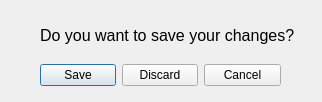
<?xml version="1.0" encoding="UTF-8"?>
<ui version="4.0">
 <class>Dialog</class>
 <widget class="QDialog" name="Dialog">
  <property name="geometry">
   <rect>
    <x>0</x>
    <y>0</y>
    <width>322</width>
    <height>102</height>
   </rect>
  </property>
  <property name="windowTitle">
   <string>Dialog</string>
  </property>
  <property name="whatsThis">
   <string notr="true"/>
  </property>
  <property name="sizeGripEnabled">
   <bool>false</bool>
  </property>
<widget class="QDialogButtonBox" name="buttonBox">
   <property name="geometry">
    <rect>
     <x>40</x>
     <y>50</y>
     <width>241</width>
     <height>51</height>
    </rect>
   </property>
   <property name="orientation">
    <enum>Qt::Horizontal</enum>
   </property>
   <property name="standardButtons">
    <set>QDialogButtonBox::Cancel|QDialogButtonBox::Discard|QDialogButtonBox::Save</set>
   </property>
  </widget>
  <widget class="QLabel" name="label">
   <property name="geometry">
    <rect>
     <x>40</x>
     <y>10</y>
     <width>271</width>
     <height>51</height>
    </rect>
   </property>
   <property name="font">
    <font>
     <family>Arial</family>
     <pointsize>12</pointsize>
    </font>
   </property>
   <property name="text">
    <string>Do you want to save your changes?</string>
   </property>
  </widget>
 </widget>
 <resources/>
 <connections/>
</ui>
